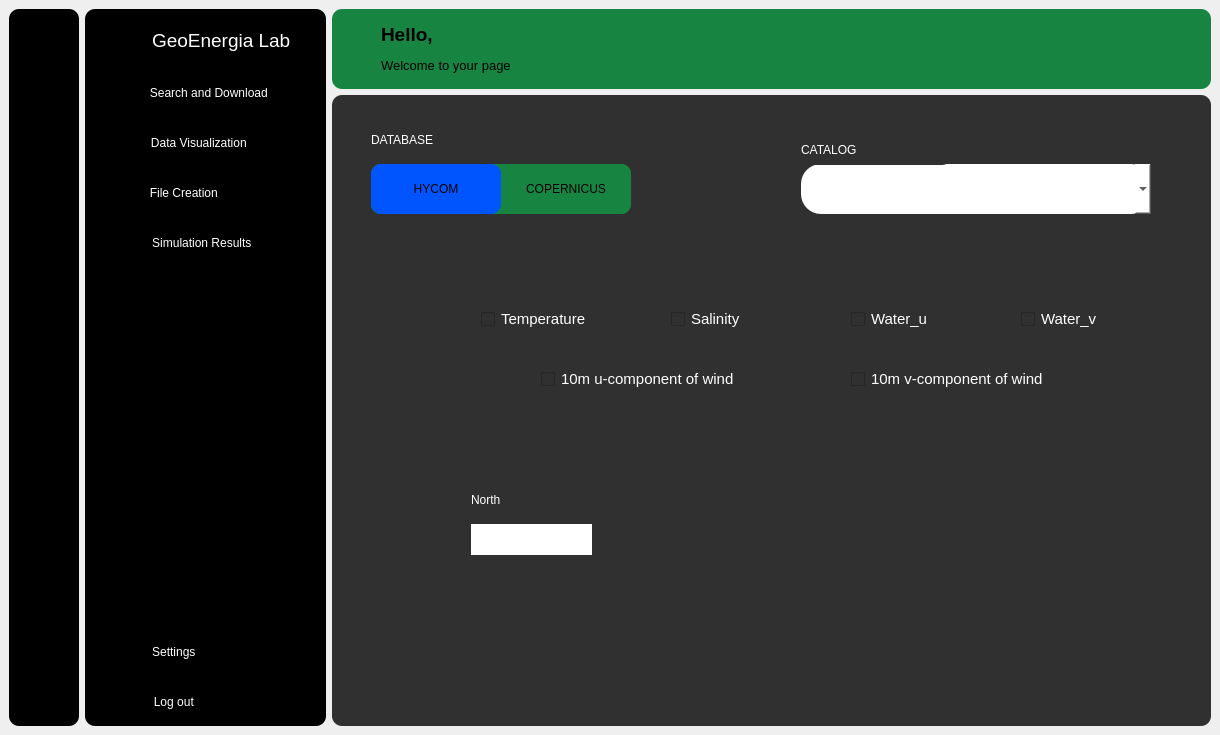
<?xml version="1.0" encoding="UTF-8"?>
<ui version="4.0">
 <class>MainWindow</class>
 <widget class="QMainWindow" name="MainWindow">
  <property name="geometry">
   <rect>
    <x>0</x>
    <y>0</y>
    <width>1220</width>
    <height>735</height>
   </rect>
  </property>
  <property name="minimumSize">
   <size>
    <width>1220</width>
    <height>735</height>
   </size>
  </property>
  <property name="baseSize">
   <size>
    <width>1220</width>
    <height>735</height>
   </size>
  </property>
  <property name="windowTitle">
   <string>MainWindow</string>
  </property>
  <widget class="QWidget" name="centralwidget">
   <layout class="QGridLayout" name="gridLayout">
    <item row="0" column="0" rowspan="2">
     <widget class="QWidget" name="icon_only_widget" native="true">
      <property name="minimumSize">
       <size>
        <width>70</width>
        <height>0</height>
       </size>
      </property>
      <property name="maximumSize">
       <size>
        <width>70</width>
        <height>16777215</height>
       </size>
      </property>
      <property name="styleSheet">
       <string notr="true">QWidget{
	background-color: rgb(0, 0, 0);
	border-radius: 10px
}</string>
      </property>
      <layout class="QVBoxLayout" name="verticalLayout_5">
       <property name="topMargin">
        <number>20</number>
       </property>
       <item>
        <layout class="QHBoxLayout" name="logo_icon_only">
         <item>
          <spacer name="horizontalSpacer_4">
           <property name="orientation">
            <enum>Qt::Orientation::Horizontal</enum>
           </property>
           <property name="sizeHint" stdset="0">
            <size>
             <width>10</width>
             <height>17</height>
            </size>
           </property>
          </spacer>
         </item>
         <item>
          <widget class="QLabel" name="label">
           <property name="maximumSize">
            <size>
             <width>40</width>
             <height>40</height>
            </size>
           </property>
           <property name="text">
            <string/>
           </property>
           <property name="pixmap">
            <pixmap resource="resouces.qrc">:/icons/icons/hogar.png</pixmap>
           </property>
           <property name="scaledContents">
            <bool>true</bool>
           </property>
          </widget>
         </item>
         <item>
          <spacer name="horizontalSpacer_3">
           <property name="orientation">
            <enum>Qt::Orientation::Horizontal</enum>
           </property>
           <property name="sizeHint" stdset="0">
            <size>
             <width>10</width>
             <height>17</height>
            </size>
           </property>
          </spacer>
         </item>
        </layout>
       </item>
       <item>
        <layout class="QVBoxLayout" name="icons_up_only">
         <property name="spacing">
          <number>20</number>
         </property>
         <property name="topMargin">
          <number>20</number>
         </property>
         <item>
          <widget class="QPushButton" name="DB_1">
           <property name="minimumSize">
            <size>
             <width>0</width>
             <height>30</height>
            </size>
           </property>
           <property name="maximumSize">
            <size>
             <width>16777215</width>
             <height>30</height>
            </size>
           </property>
           <property name="styleSheet">
            <string notr="true">QPushButton:hover{
	background-color: rgb(0, 70, 0);
	font-size: 13px;
}</string>
           </property>
           <property name="text">
            <string/>
           </property>
           <property name="icon">
            <iconset resource="resouces.qrc">
             <normaloff>:/icons/icons/descargar.png</normaloff>:/icons/icons/descargar.png</iconset>
           </property>
           <property name="iconSize">
            <size>
             <width>100</width>
             <height>20</height>
            </size>
           </property>
           <property name="checkable">
            <bool>false</bool>
           </property>
          </widget>
         </item>
         <item>
          <widget class="QPushButton" name="VB_1">
           <property name="minimumSize">
            <size>
             <width>0</width>
             <height>30</height>
            </size>
           </property>
           <property name="maximumSize">
            <size>
             <width>16777215</width>
             <height>30</height>
            </size>
           </property>
           <property name="styleSheet">
            <string notr="true">QPushButton:hover{
	background-color: rgb(0, 70, 0);
	font-size: 13px;
}</string>
           </property>
           <property name="text">
            <string/>
           </property>
           <property name="icon">
            <iconset resource="resouces.qrc">
             <normaloff>:/icons/icons/ojo.png</normaloff>:/icons/icons/ojo.png</iconset>
           </property>
           <property name="iconSize">
            <size>
             <width>100</width>
             <height>20</height>
            </size>
           </property>
           <property name="checkable">
            <bool>false</bool>
           </property>
          </widget>
         </item>
         <item>
          <widget class="QPushButton" name="CB_1">
           <property name="minimumSize">
            <size>
             <width>0</width>
             <height>30</height>
            </size>
           </property>
           <property name="maximumSize">
            <size>
             <width>16777215</width>
             <height>30</height>
            </size>
           </property>
           <property name="styleSheet">
            <string notr="true">QPushButton:hover{
	background-color: rgb(0, 70, 0);
	font-size: 13px;
}</string>
           </property>
           <property name="text">
            <string/>
           </property>
           <property name="icon">
            <iconset resource="resouces.qrc">
             <normaloff>:/icons/icons/agregar-documento.png</normaloff>:/icons/icons/agregar-documento.png</iconset>
           </property>
           <property name="iconSize">
            <size>
             <width>100</width>
             <height>20</height>
            </size>
           </property>
           <property name="checkable">
            <bool>false</bool>
           </property>
          </widget>
         </item>
         <item>
          <widget class="QPushButton" name="SB_1">
           <property name="minimumSize">
            <size>
             <width>0</width>
             <height>30</height>
            </size>
           </property>
           <property name="maximumSize">
            <size>
             <width>16777215</width>
             <height>30</height>
            </size>
           </property>
           <property name="styleSheet">
            <string notr="true">QPushButton:hover{
	background-color: rgb(0, 70, 0);
	font-size: 13px;
}</string>
           </property>
           <property name="text">
            <string/>
           </property>
           <property name="icon">
            <iconset resource="resouces.qrc">
             <normaloff>:/icons/icons/grafico-histograma.png</normaloff>:/icons/icons/grafico-histograma.png</iconset>
           </property>
           <property name="iconSize">
            <size>
             <width>100</width>
             <height>20</height>
            </size>
           </property>
           <property name="checkable">
            <bool>false</bool>
           </property>
          </widget>
         </item>
        </layout>
       </item>
       <item>
        <spacer name="verticalSpacer">
         <property name="orientation">
          <enum>Qt::Orientation::Vertical</enum>
         </property>
         <property name="sizeHint" stdset="0">
          <size>
           <width>20</width>
           <height>343</height>
          </size>
         </property>
        </spacer>
       </item>
       <item>
        <layout class="QVBoxLayout" name="icons_down_only">
         <property name="spacing">
          <number>20</number>
         </property>
         <item>
          <widget class="QPushButton" name="ConfigB_1">
           <property name="minimumSize">
            <size>
             <width>0</width>
             <height>30</height>
            </size>
           </property>
           <property name="maximumSize">
            <size>
             <width>16777215</width>
             <height>30</height>
            </size>
           </property>
           <property name="styleSheet">
            <string notr="true">QPushButton:hover{
	background-color: rgb(0, 70, 0);
	font-size: 13px;
}</string>
           </property>
           <property name="text">
            <string/>
           </property>
           <property name="icon">
            <iconset resource="resouces.qrc">
             <normaloff>:/icons/icons/ajustes.png</normaloff>:/icons/icons/ajustes.png</iconset>
           </property>
           <property name="iconSize">
            <size>
             <width>100</width>
             <height>20</height>
            </size>
           </property>
           <property name="checkable">
            <bool>false</bool>
           </property>
          </widget>
         </item>
         <item>
          <widget class="QPushButton" name="LogoutB_1">
           <property name="minimumSize">
            <size>
             <width>0</width>
             <height>30</height>
            </size>
           </property>
           <property name="maximumSize">
            <size>
             <width>16777215</width>
             <height>30</height>
            </size>
           </property>
           <property name="styleSheet">
            <string notr="true">QPushButton:hover{
	background-color: rgb(0, 70, 0);
	font-size: 13px;
}</string>
           </property>
           <property name="text">
            <string/>
           </property>
           <property name="icon">
            <iconset resource="resouces.qrc">
             <normaloff>:/icons/icons/salida.png</normaloff>:/icons/icons/salida.png</iconset>
           </property>
           <property name="iconSize">
            <size>
             <width>100</width>
             <height>20</height>
            </size>
           </property>
           <property name="checkable">
            <bool>false</bool>
           </property>
          </widget>
         </item>
        </layout>
       </item>
      </layout>
     </widget>
    </item>
    <item row="0" column="1" rowspan="2">
     <widget class="QWidget" name="icon_text_widget" native="true">
      <property name="minimumSize">
       <size>
        <width>241</width>
        <height>0</height>
       </size>
      </property>
      <property name="maximumSize">
       <size>
        <width>241</width>
        <height>16777215</height>
       </size>
      </property>
      <property name="styleSheet">
       <string notr="true">QWidget{
	color:white;
	background-color: rgb(0, 0, 0);
	border-radius: 10px;
}



</string>
      </property>
      <layout class="QVBoxLayout" name="verticalLayout_6">
       <property name="topMargin">
        <number>20</number>
       </property>
       <item>
        <layout class="QHBoxLayout" name="logo_name">
         <item>
          <spacer name="horizontalSpacer_2">
           <property name="orientation">
            <enum>Qt::Orientation::Horizontal</enum>
           </property>
           <property name="sizeHint" stdset="0">
            <size>
             <width>18</width>
             <height>20</height>
            </size>
           </property>
          </spacer>
         </item>
         <item>
          <spacer name="horizontalSpacer_5">
           <property name="orientation">
            <enum>Qt::Orientation::Horizontal</enum>
           </property>
           <property name="sizeHint" stdset="0">
            <size>
             <width>40</width>
             <height>20</height>
            </size>
           </property>
          </spacer>
         </item>
         <item>
          <layout class="QHBoxLayout" name="logoicon_with_name">
           <property name="spacing">
            <number>20</number>
           </property>
           <item>
            <widget class="QLabel" name="label_2">
             <property name="maximumSize">
              <size>
               <width>40</width>
               <height>40</height>
              </size>
             </property>
             <property name="text">
              <string/>
             </property>
             <property name="pixmap">
              <pixmap resource="resouces.qrc">:/icons/icons/hogar.png</pixmap>
             </property>
             <property name="scaledContents">
              <bool>true</bool>
             </property>
            </widget>
           </item>
           <item>
            <widget class="QLabel" name="label_3">
             <property name="font">
              <font>
               <pointsize>14</pointsize>
              </font>
             </property>
             <property name="text">
              <string>GeoEnergia Lab</string>
             </property>
            </widget>
           </item>
          </layout>
         </item>
         <item>
          <spacer name="horizontalSpacer">
           <property name="orientation">
            <enum>Qt::Orientation::Horizontal</enum>
           </property>
           <property name="sizeHint" stdset="0">
            <size>
             <width>40</width>
             <height>20</height>
            </size>
           </property>
          </spacer>
         </item>
        </layout>
       </item>
       <item>
        <layout class="QVBoxLayout" name="icons_up_name">
         <property name="spacing">
          <number>20</number>
         </property>
         <property name="topMargin">
          <number>20</number>
         </property>
         <item>
          <widget class="QPushButton" name="DB_2">
           <property name="minimumSize">
            <size>
             <width>0</width>
             <height>30</height>
            </size>
           </property>
           <property name="maximumSize">
            <size>
             <width>16777215</width>
             <height>30</height>
            </size>
           </property>
           <property name="styleSheet">
            <string notr="true">QPushButton:hover{
	background-color: rgb(0, 70, 0);
	font-size: 13px;
}</string>
           </property>
           <property name="text">
            <string>  Search and Download</string>
           </property>
           <property name="icon">
            <iconset resource="resouces.qrc">
             <normaloff>:/icons/icons/descargar.png</normaloff>
             <normalon>:/icons/icons/descargar.png</normalon>:/icons/icons/descargar.png</iconset>
           </property>
           <property name="iconSize">
            <size>
             <width>100</width>
             <height>20</height>
            </size>
           </property>
           <property name="checkable">
            <bool>false</bool>
           </property>
          </widget>
         </item>
         <item>
          <widget class="QPushButton" name="VB_2">
           <property name="minimumSize">
            <size>
             <width>0</width>
             <height>30</height>
            </size>
           </property>
           <property name="maximumSize">
            <size>
             <width>16777215</width>
             <height>30</height>
            </size>
           </property>
           <property name="styleSheet">
            <string notr="true">QPushButton{
	padding-left: -20px;
}

QPushButton:hover{
	background-color: rgb(0, 70, 0);
	font-size: 13px;
}</string>
           </property>
           <property name="text">
            <string>  Data Visualization</string>
           </property>
           <property name="icon">
            <iconset resource="resouces.qrc">
             <normaloff>:/icons/icons/ojo.png</normaloff>:/icons/icons/ojo.png</iconset>
           </property>
           <property name="iconSize">
            <size>
             <width>100</width>
             <height>20</height>
            </size>
           </property>
           <property name="checkable">
            <bool>false</bool>
           </property>
          </widget>
         </item>
         <item>
          <widget class="QPushButton" name="CB_2">
           <property name="minimumSize">
            <size>
             <width>0</width>
             <height>30</height>
            </size>
           </property>
           <property name="maximumSize">
            <size>
             <width>16777215</width>
             <height>30</height>
            </size>
           </property>
           <property name="styleSheet">
            <string notr="true">QPushButton{
	padding-left: -50px;
}

QPushButton:hover{
	background-color: rgb(0, 70, 0);
	font-size: 13px;
}</string>
           </property>
           <property name="text">
            <string>  File Creation</string>
           </property>
           <property name="icon">
            <iconset resource="resouces.qrc">
             <normaloff>:/icons/icons/agregar-documento.png</normaloff>:/icons/icons/agregar-documento.png</iconset>
           </property>
           <property name="iconSize">
            <size>
             <width>100</width>
             <height>20</height>
            </size>
           </property>
           <property name="checkable">
            <bool>false</bool>
           </property>
          </widget>
         </item>
         <item>
          <widget class="QPushButton" name="SB_2">
           <property name="minimumSize">
            <size>
             <width>0</width>
             <height>30</height>
            </size>
           </property>
           <property name="maximumSize">
            <size>
             <width>16777215</width>
             <height>30</height>
            </size>
           </property>
           <property name="styleSheet">
            <string notr="true">QPushButton{
	padding-left: -14px;
}

QPushButton:hover{
	background-color: rgb(0, 70, 0);
	font-size: 13px;
}</string>
           </property>
           <property name="text">
            <string>  Simulation Results</string>
           </property>
           <property name="icon">
            <iconset resource="resouces.qrc">
             <normaloff>:/icons/icons/grafico-histograma.png</normaloff>:/icons/icons/grafico-histograma.png</iconset>
           </property>
           <property name="iconSize">
            <size>
             <width>100</width>
             <height>20</height>
            </size>
           </property>
           <property name="checkable">
            <bool>false</bool>
           </property>
          </widget>
         </item>
        </layout>
       </item>
       <item>
        <spacer name="verticalSpacer_2">
         <property name="orientation">
          <enum>Qt::Orientation::Vertical</enum>
         </property>
         <property name="sizeHint" stdset="0">
          <size>
           <width>20</width>
           <height>341</height>
          </size>
         </property>
        </spacer>
       </item>
       <item>
        <layout class="QVBoxLayout" name="icons_down_name">
         <property name="spacing">
          <number>20</number>
         </property>
         <item>
          <widget class="QPushButton" name="ConfigB_2">
           <property name="minimumSize">
            <size>
             <width>0</width>
             <height>30</height>
            </size>
           </property>
           <property name="maximumSize">
            <size>
             <width>16777215</width>
             <height>30</height>
            </size>
           </property>
           <property name="styleSheet">
            <string notr="true">QPushButton{
	padding-left: -70px;
}

QPushButton:hover{
	background-color: rgb(0, 70, 0);
	font-size: 13px;
}</string>
           </property>
           <property name="text">
            <string>  Settings</string>
           </property>
           <property name="icon">
            <iconset resource="resouces.qrc">
             <normaloff>:/icons/icons/ajustes.png</normaloff>:/icons/icons/ajustes.png</iconset>
           </property>
           <property name="iconSize">
            <size>
             <width>100</width>
             <height>20</height>
            </size>
           </property>
           <property name="checkable">
            <bool>false</bool>
           </property>
          </widget>
         </item>
         <item>
          <widget class="QPushButton" name="LogoutB_2">
           <property name="minimumSize">
            <size>
             <width>0</width>
             <height>30</height>
            </size>
           </property>
           <property name="maximumSize">
            <size>
             <width>16777215</width>
             <height>30</height>
            </size>
           </property>
           <property name="styleSheet">
            <string notr="true">QPushButton{
	padding-left: -70px;
}

QPushButton:hover{
	background-color: rgb(0, 70, 0);
	font-size: 13px;
}</string>
           </property>
           <property name="text">
            <string>  Log out</string>
           </property>
           <property name="icon">
            <iconset resource="resouces.qrc">
             <normaloff>:/icons/icons/salida.png</normaloff>:/icons/icons/salida.png</iconset>
           </property>
           <property name="iconSize">
            <size>
             <width>100</width>
             <height>20</height>
            </size>
           </property>
           <property name="checkable">
            <bool>false</bool>
           </property>
          </widget>
         </item>
        </layout>
       </item>
      </layout>
     </widget>
    </item>
    <item row="0" column="2">
     <widget class="QWidget" name="header_widget" native="true">
      <property name="minimumSize">
       <size>
        <width>861</width>
        <height>80</height>
       </size>
      </property>
      <property name="maximumSize">
       <size>
        <width>16777215</width>
        <height>80</height>
       </size>
      </property>
      <property name="styleSheet">
       <string notr="true">background-color: rgb(23, 132, 65);
border-radius: 10px;</string>
      </property>
      <layout class="QHBoxLayout" name="horizontalLayout_5">
       <item>
        <layout class="QHBoxLayout" name="horizontalLayout_4">
         <property name="spacing">
          <number>10</number>
         </property>
         <item>
          <widget class="QPushButton" name="pushButton">
           <property name="minimumSize">
            <size>
             <width>30</width>
             <height>35</height>
            </size>
           </property>
           <property name="maximumSize">
            <size>
             <width>30</width>
             <height>35</height>
            </size>
           </property>
           <property name="styleSheet">
            <string notr="true">QPushButton{
	border: none;
}
</string>
           </property>
           <property name="text">
            <string/>
           </property>
           <property name="icon">
            <iconset resource="resouces.qrc">
             <normaloff>:/icons/icons/menu_preto.png</normaloff>
             <activeon>:/icons/icons/menu-hamburguesa.png</activeon>:/icons/icons/menu_preto.png</iconset>
           </property>
           <property name="iconSize">
            <size>
             <width>30</width>
             <height>35</height>
            </size>
           </property>
           <property name="checkable">
            <bool>true</bool>
           </property>
          </widget>
         </item>
         <item>
          <layout class="QVBoxLayout" name="verticalLayout_7">
           <property name="topMargin">
            <number>5</number>
           </property>
           <property name="bottomMargin">
            <number>5</number>
           </property>
           <item>
            <widget class="QLabel" name="label_4">
             <property name="font">
              <font>
               <pointsize>14</pointsize>
               <bold>true</bold>
              </font>
             </property>
             <property name="text">
              <string>Hello,</string>
             </property>
            </widget>
           </item>
           <item>
            <widget class="QLabel" name="label_5">
             <property name="font">
              <font>
               <pointsize>10</pointsize>
              </font>
             </property>
             <property name="text">
              <string>Welcome to your page</string>
             </property>
            </widget>
           </item>
          </layout>
         </item>
        </layout>
       </item>
       <item>
        <spacer name="horizontalSpacer_6">
         <property name="orientation">
          <enum>Qt::Orientation::Horizontal</enum>
         </property>
         <property name="sizeHint" stdset="0">
          <size>
           <width>682</width>
           <height>20</height>
          </size>
         </property>
        </spacer>
       </item>
      </layout>
     </widget>
    </item>
    <item row="1" column="2">
     <widget class="QWidget" name="main_screen_widget" native="true">
      <property name="styleSheet">
       <string notr="true">QWidget{
	background-color: rgb(48, 48, 48);
	border-radius: 10px;
}
</string>
      </property>
      <layout class="QGridLayout" name="gridLayout_2">
       <item row="0" column="0">
        <widget class="QStackedWidget" name="stackedWidget_Pages">
         <property name="styleSheet">
          <string notr="true">QFrame{
	border-radius: 10px;
}

QPushButton{
	border-radius: 10px;
	background-color: rgb(23, 132, 65);
}

QComboBox, QLineEdit{
	border-radius: 20px;
	background-color: rgb(255, 255, 255);
}

QLabel, QCheckBox{
	color: white;
}</string>
         </property>
         <property name="currentIndex">
          <number>0</number>
         </property>
         <widget class="QWidget" name="DownloadPage">
          <property name="styleSheet">
           <string notr="true"/>
          </property>
          <widget class="QFrame" name="frame">
           <property name="geometry">
            <rect>
             <x>30</x>
             <y>60</y>
             <width>260</width>
             <height>50</height>
            </rect>
           </property>
           <property name="minimumSize">
            <size>
             <width>260</width>
             <height>50</height>
            </size>
           </property>
           <property name="maximumSize">
            <size>
             <width>260</width>
             <height>50</height>
            </size>
           </property>
           <property name="styleSheet">
            <string notr="true">background-color: rgb(23, 132, 65);</string>
           </property>
           <property name="frameShape">
            <enum>QFrame::Shape::StyledPanel</enum>
           </property>
           <property name="frameShadow">
            <enum>QFrame::Shadow::Raised</enum>
           </property>
           <widget class="QPushButton" name="pushButton_2">
            <property name="geometry">
             <rect>
              <x>0</x>
              <y>0</y>
              <width>130</width>
              <height>50</height>
             </rect>
            </property>
            <property name="minimumSize">
             <size>
              <width>130</width>
              <height>50</height>
             </size>
            </property>
            <property name="maximumSize">
             <size>
              <width>130</width>
              <height>50</height>
             </size>
            </property>
            <property name="styleSheet">
             <string notr="true">QPushButton:checked{
	background-color: rgb(0, 85, 255);
}

QPushButton:hover{
	background-color: rgb(255, 255, 255);
}</string>
            </property>
            <property name="text">
             <string>HYCOM</string>
            </property>
            <property name="checkable">
             <bool>true</bool>
            </property>
            <property name="checked">
             <bool>true</bool>
            </property>
           </widget>
           <widget class="QPushButton" name="pushButton_3">
            <property name="geometry">
             <rect>
              <x>130</x>
              <y>0</y>
              <width>130</width>
              <height>50</height>
             </rect>
            </property>
            <property name="minimumSize">
             <size>
              <width>130</width>
              <height>50</height>
             </size>
            </property>
            <property name="maximumSize">
             <size>
              <width>130</width>
              <height>50</height>
             </size>
            </property>
            <property name="styleSheet">
             <string notr="true">QPushButton:checked{
	background-color: rgb(0, 85, 255);
}

QPushButton:hover{
	background-color: rgb(255, 255, 255);
}</string>
            </property>
            <property name="text">
             <string>COPERNICUS</string>
            </property>
            <property name="checkable">
             <bool>true</bool>
            </property>
           </widget>
          </widget>
          <widget class="QComboBox" name="CatalogCBox">
           <property name="geometry">
            <rect>
             <x>460</x>
             <y>60</y>
             <width>350</width>
             <height>50</height>
            </rect>
           </property>
           <property name="minimumSize">
            <size>
             <width>350</width>
             <height>50</height>
            </size>
           </property>
           <property name="maximumSize">
            <size>
             <width>450</width>
             <height>50</height>
            </size>
           </property>
          </widget>
          <widget class="QLabel" name="DataBaseLabel">
           <property name="geometry">
            <rect>
             <x>30</x>
             <y>20</y>
             <width>151</width>
             <height>31</height>
            </rect>
           </property>
           <property name="text">
            <string>DATABASE</string>
           </property>
          </widget>
          <widget class="QLabel" name="CatalogLabel">
           <property name="geometry">
            <rect>
             <x>460</x>
             <y>30</y>
             <width>151</width>
             <height>31</height>
            </rect>
           </property>
           <property name="text">
            <string>CATALOG</string>
           </property>
          </widget>
          <widget class="QCheckBox" name="TempCheckBox">
           <property name="geometry">
            <rect>
             <x>140</x>
             <y>200</y>
             <width>112</width>
             <height>30</height>
            </rect>
           </property>
           <property name="font">
            <font>
             <pointsize>11</pointsize>
            </font>
           </property>
           <property name="text">
            <string>Temperature</string>
           </property>
          </widget>
          <widget class="QCheckBox" name="SaliCheckBox">
           <property name="geometry">
            <rect>
             <x>330</x>
             <y>200</y>
             <width>82</width>
             <height>30</height>
            </rect>
           </property>
           <property name="font">
            <font>
             <pointsize>11</pointsize>
            </font>
           </property>
           <property name="text">
            <string>Salinity</string>
           </property>
          </widget>
          <widget class="QCheckBox" name="uCurrentCheckBox">
           <property name="geometry">
            <rect>
             <x>510</x>
             <y>200</y>
             <width>82</width>
             <height>30</height>
            </rect>
           </property>
           <property name="font">
            <font>
             <pointsize>11</pointsize>
            </font>
           </property>
           <property name="text">
            <string>Water_u</string>
           </property>
          </widget>
          <widget class="QCheckBox" name="vCurrentCheckBox">
           <property name="geometry">
            <rect>
             <x>680</x>
             <y>200</y>
             <width>82</width>
             <height>30</height>
            </rect>
           </property>
           <property name="font">
            <font>
             <pointsize>11</pointsize>
            </font>
           </property>
           <property name="text">
            <string>Water_v</string>
           </property>
          </widget>
          <widget class="QCheckBox" name="u10WindCheckBox">
           <property name="geometry">
            <rect>
             <x>200</x>
             <y>260</y>
             <width>202</width>
             <height>30</height>
            </rect>
           </property>
           <property name="font">
            <font>
             <pointsize>11</pointsize>
            </font>
           </property>
           <property name="styleSheet">
            <string notr="true"/>
           </property>
           <property name="text">
            <string>10m u-component of wind</string>
           </property>
          </widget>
          <widget class="QCheckBox" name="v10WindCheckBox">
           <property name="geometry">
            <rect>
             <x>510</x>
             <y>260</y>
             <width>202</width>
             <height>30</height>
            </rect>
           </property>
           <property name="font">
            <font>
             <pointsize>11</pointsize>
            </font>
           </property>
           <property name="text">
            <string>10m v-component of wind</string>
           </property>
          </widget>
          <widget class="QLineEdit" name="lineEdit">
           <property name="geometry">
            <rect>
             <x>130</x>
             <y>420</y>
             <width>121</width>
             <height>31</height>
            </rect>
           </property>
          </widget>
          <widget class="QLabel" name="DataBaseLabel_2">
           <property name="geometry">
            <rect>
             <x>130</x>
             <y>380</y>
             <width>151</width>
             <height>31</height>
            </rect>
           </property>
           <property name="text">
            <string>North</string>
           </property>
          </widget>
         </widget>
         <widget class="QWidget" name="ViewerPage">
          <property name="styleSheet">
           <string notr="true"/>
          </property>
         </widget>
         <widget class="QWidget" name="FilesPage"/>
         <widget class="QWidget" name="SimulationPage"/>
        </widget>
       </item>
      </layout>
     </widget>
    </item>
   </layout>
  </widget>
 </widget>
 <resources>
  <include location="resouces.qrc"/>
 </resources>
 <connections>
  <connection>
   <sender>LogoutB_1</sender>
   <signal>clicked()</signal>
   <receiver>MainWindow</receiver>
   <slot>close()</slot>
   <hints>
    <hint type="sourcelabel">
     <x>36</x>
     <y>704</y>
    </hint>
    <hint type="destinationlabel">
     <x>12</x>
     <y>734</y>
    </hint>
   </hints>
  </connection>
  <connection>
   <sender>LogoutB_2</sender>
   <signal>clicked()</signal>
   <receiver>MainWindow</receiver>
   <slot>close()</slot>
   <hints>
    <hint type="sourcelabel">
     <x>163</x>
     <y>703</y>
    </hint>
    <hint type="destinationlabel">
     <x>154</x>
     <y>734</y>
    </hint>
   </hints>
  </connection>
  <connection>
   <sender>pushButton</sender>
   <signal>toggled(bool)</signal>
   <receiver>icon_text_widget</receiver>
   <slot>setHidden(bool)</slot>
   <hints>
    <hint type="sourcelabel">
     <x>356</x>
     <y>50</y>
    </hint>
    <hint type="destinationlabel">
     <x>315</x>
     <y>93</y>
    </hint>
   </hints>
  </connection>
  <connection>
   <sender>pushButton</sender>
   <signal>toggled(bool)</signal>
   <receiver>icon_only_widget</receiver>
   <slot>setVisible(bool)</slot>
   <hints>
    <hint type="sourcelabel">
     <x>371</x>
     <y>56</y>
    </hint>
    <hint type="destinationlabel">
     <x>75</x>
     <y>86</y>
    </hint>
   </hints>
  </connection>
 </connections>
</ui>
